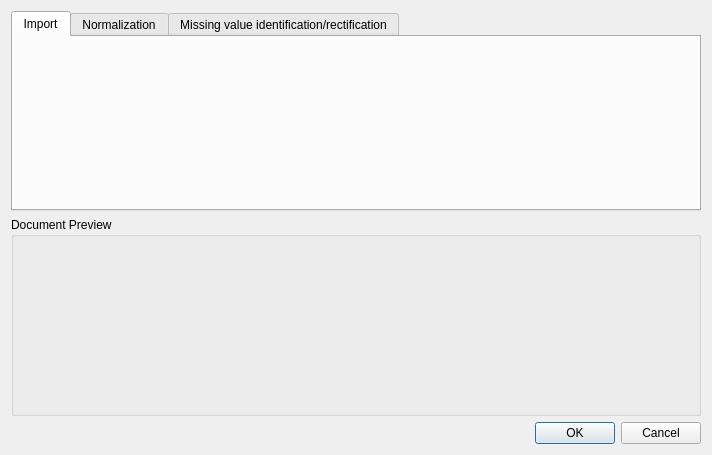
<?xml version="1.0" encoding="UTF-8"?>
<ui version="4.0">
 <class>voDelimitedTextImportDialog</class>
 <widget class="QDialog" name="voDelimitedTextImportDialog">
  <property name="geometry">
   <rect>
    <x>0</x>
    <y>0</y>
    <width>712</width>
    <height>455</height>
   </rect>
  </property>
  <property name="windowTitle">
   <string>Dialog</string>
  </property>
  <layout class="QVBoxLayout" name="verticalLayout_4">
   <item>
    <widget class="QTabWidget" name="ImportStepTabWidget">
     <property name="currentIndex">
      <number>0</number>
     </property>
     <widget class="QWidget" name="ImportTab">
      <attribute name="title">
       <string>Import</string>
      </attribute>
      <layout class="QVBoxLayout" name="verticalLayout_2">
       <item>
        <widget class="voDelimitedTextImportWidget" name="DelimitedTextImportWidget" native="true"/>
       </item>
      </layout>
     </widget>
     <widget class="QWidget" name="NormalizationTab">
      <attribute name="title">
       <string>Normalization</string>
      </attribute>
      <layout class="QVBoxLayout" name="verticalLayout_3">
       <item>
        <widget class="voNormalizationWidget" name="NormalizationWidget" native="true"/>
       </item>
      </layout>
     </widget>
     <widget class="QWidget" name="MissingValueIdentificationRectificationTab">
      <attribute name="title">
       <string>Missing value identification/rectification</string>
      </attribute>
     </widget>
    </widget>
   </item>
   <item>
    <widget class="QGroupBox" name="DocumentPreviewGroupBox">
     <property name="title">
      <string>Document Preview</string>
     </property>
     <layout class="QVBoxLayout" name="verticalLayout">
      <item>
       <widget class="voDelimitedTextPreview" name="DocumentPreviewWidget" native="true">
        <property name="sizePolicy">
         <sizepolicy hsizetype="Preferred" vsizetype="MinimumExpanding">
          <horstretch>0</horstretch>
          <verstretch>0</verstretch>
         </sizepolicy>
        </property>
       </widget>
      </item>
     </layout>
    </widget>
   </item>
   <item>
    <widget class="QDialogButtonBox" name="buttonBox">
     <property name="orientation">
      <enum>Qt::Horizontal</enum>
     </property>
     <property name="standardButtons">
      <set>QDialogButtonBox::Cancel|QDialogButtonBox::Ok</set>
     </property>
    </widget>
   </item>
  </layout>
 </widget>
 <customwidgets>
  <customwidget>
   <class>voDelimitedTextPreview</class>
   <extends>QWidget</extends>
   <header>voDelimitedTextPreview.h</header>
   <container>1</container>
  </customwidget>
  <customwidget>
   <class>voDelimitedTextImportWidget</class>
   <extends>QWidget</extends>
   <header>voDelimitedTextImportWidget.h</header>
   <container>1</container>
  </customwidget>
  <customwidget>
   <class>voNormalizationWidget</class>
   <extends>QWidget</extends>
   <header>voNormalizationWidget.h</header>
   <container>1</container>
  </customwidget>
 </customwidgets>
 <resources/>
 <connections>
  <connection>
   <sender>buttonBox</sender>
   <signal>accepted()</signal>
   <receiver>voDelimitedTextImportDialog</receiver>
   <slot>accept()</slot>
   <hints>
    <hint type="sourcelabel">
     <x>248</x>
     <y>254</y>
    </hint>
    <hint type="destinationlabel">
     <x>157</x>
     <y>274</y>
    </hint>
   </hints>
  </connection>
  <connection>
   <sender>buttonBox</sender>
   <signal>rejected()</signal>
   <receiver>voDelimitedTextImportDialog</receiver>
   <slot>reject()</slot>
   <hints>
    <hint type="sourcelabel">
     <x>316</x>
     <y>260</y>
    </hint>
    <hint type="destinationlabel">
     <x>286</x>
     <y>274</y>
    </hint>
   </hints>
  </connection>
 </connections>
</ui>
